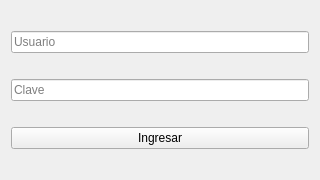
<?xml version="1.0" encoding="UTF-8"?>
<ui version="4.0">
 <class>LoginWindow</class>
 <widget class="QWidget" name="LoginWindow">
  <property name="geometry">
   <rect>
    <x>0</x>
    <y>0</y>
    <width>320</width>
    <height>180</height>
   </rect>
  </property>
  <property name="windowTitle">
   <string>Login</string>
  </property>
  <layout class="QVBoxLayout" name="verticalLayout">
   <item>
    <widget class="QLineEdit" name="usuarioLineEdit">
     <property name="placeholderText">
      <string>Usuario</string>
     </property>
    </widget>
   </item>
   <item>
    <widget class="QLineEdit" name="claveLineEdit">
     <property name="placeholderText">
      <string>Clave</string>
     </property>
     <property name="echoMode">
      <enum>QLineEdit::Password</enum>
     </property>
    </widget>
   </item>
   <item>
    <widget class="QPushButton" name="loginButton">
     <property name="text">
      <string>Ingresar</string>
     </property>
    </widget>
   </item>
  </layout>
 </widget>
 <resources/>
 <connections/>
</ui>
